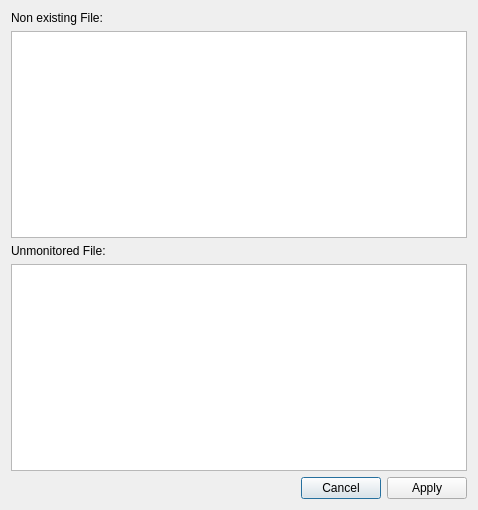
<?xml version="1.0" encoding="UTF-8"?>
<ui version="4.0">
 <class>CampaignIntegrityDialog</class>
 <widget class="QDialog" name="CampaignIntegrityDialog">
  <property name="geometry">
   <rect>
    <x>0</x>
    <y>0</y>
    <width>478</width>
    <height>510</height>
   </rect>
  </property>
  <property name="windowTitle">
   <string>Dialog</string>
  </property>
  <layout class="QVBoxLayout" name="verticalLayout">
   <item>
    <widget class="QLabel" name="label_2">
     <property name="text">
      <string>Non existing File:</string>
     </property>
    </widget>
   </item>
   <item>
    <widget class="QListView" name="m_unfoundFilesView"/>
   </item>
   <item>
    <widget class="QLabel" name="label">
     <property name="text">
      <string>Unmonitored File:</string>
     </property>
    </widget>
   </item>
   <item>
    <widget class="QListView" name="m_unmonitoredFileView"/>
   </item>
   <item>
    <widget class="QDialogButtonBox" name="buttonBox">
     <property name="orientation">
      <enum>Qt::Horizontal</enum>
     </property>
     <property name="standardButtons">
      <set>QDialogButtonBox::Apply|QDialogButtonBox::Cancel</set>
     </property>
    </widget>
   </item>
  </layout>
 </widget>
 <resources/>
 <connections>
  <connection>
   <sender>buttonBox</sender>
   <signal>accepted()</signal>
   <receiver>CampaignIntegrityDialog</receiver>
   <slot>accept()</slot>
   <hints>
    <hint type="sourcelabel">
     <x>248</x>
     <y>254</y>
    </hint>
    <hint type="destinationlabel">
     <x>157</x>
     <y>274</y>
    </hint>
   </hints>
  </connection>
  <connection>
   <sender>buttonBox</sender>
   <signal>rejected()</signal>
   <receiver>CampaignIntegrityDialog</receiver>
   <slot>reject()</slot>
   <hints>
    <hint type="sourcelabel">
     <x>316</x>
     <y>260</y>
    </hint>
    <hint type="destinationlabel">
     <x>286</x>
     <y>274</y>
    </hint>
   </hints>
  </connection>
 </connections>
</ui>
